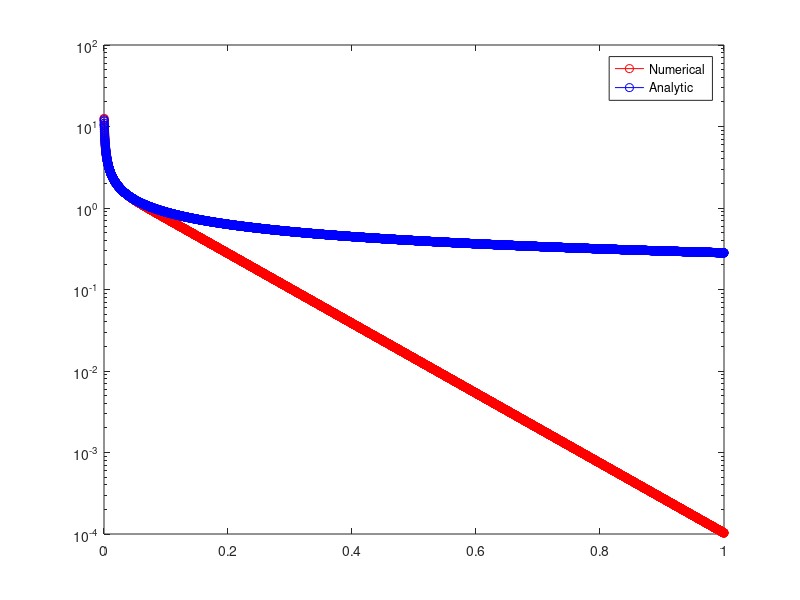
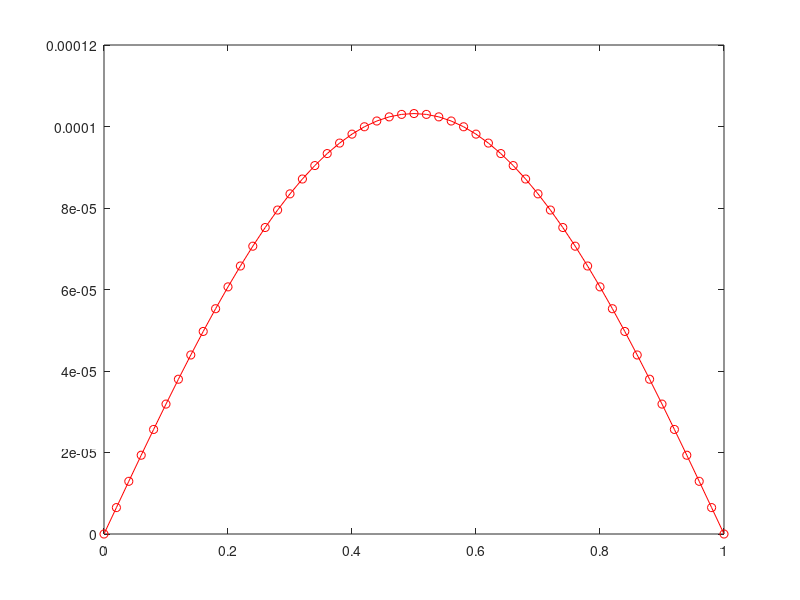

Here is the MATLAB script that generated these plots, in order:
clear

kappa=1;   % thermal conductivity
tau=1e-4;  % time-step
h=0.02;    % spatial-step

% Extent of the system
x=0:h:1;
m=length(x);

% Matrix for the second-derivative term
D=-2*eye(m);
D=D+diag(ones(m-1,1),+1);
D=D+diag(ones(m-1,1),-1);
D=D*kappa*tau/(h*h);

% Boundary conditions (Dirichlet; i.e. constant value)
D(1,:)=0;
D(m,:)=0;

% The update matrix
A=eye(m) + D;

% Initial conditions
temp=zeros(m,1);
temp(round(m/2))=1/h;

time=0;
i = 1;
while (time<=1)
    fac = 4*kappa*time;
    analytic = 1/sqrt(pi*fac)*exp(-(x-0.5).^2/fac);
    halfA(i) = analytic((length(x)-1)/2);
    newtemp(i) = temp((length(x)-1)/2);



    time=time+tau;   % update the time
    temp=A*temp;     % update the temperature
    i = i + 1;
end

figure(1)

semilogy(0:tau:1, newtemp, 'ro-', 0:tau:1, halfA, 'bo-')
legend('Numerical', 'Analytic')
hold off

figure(2)
plot(x,temp,'ro-')
